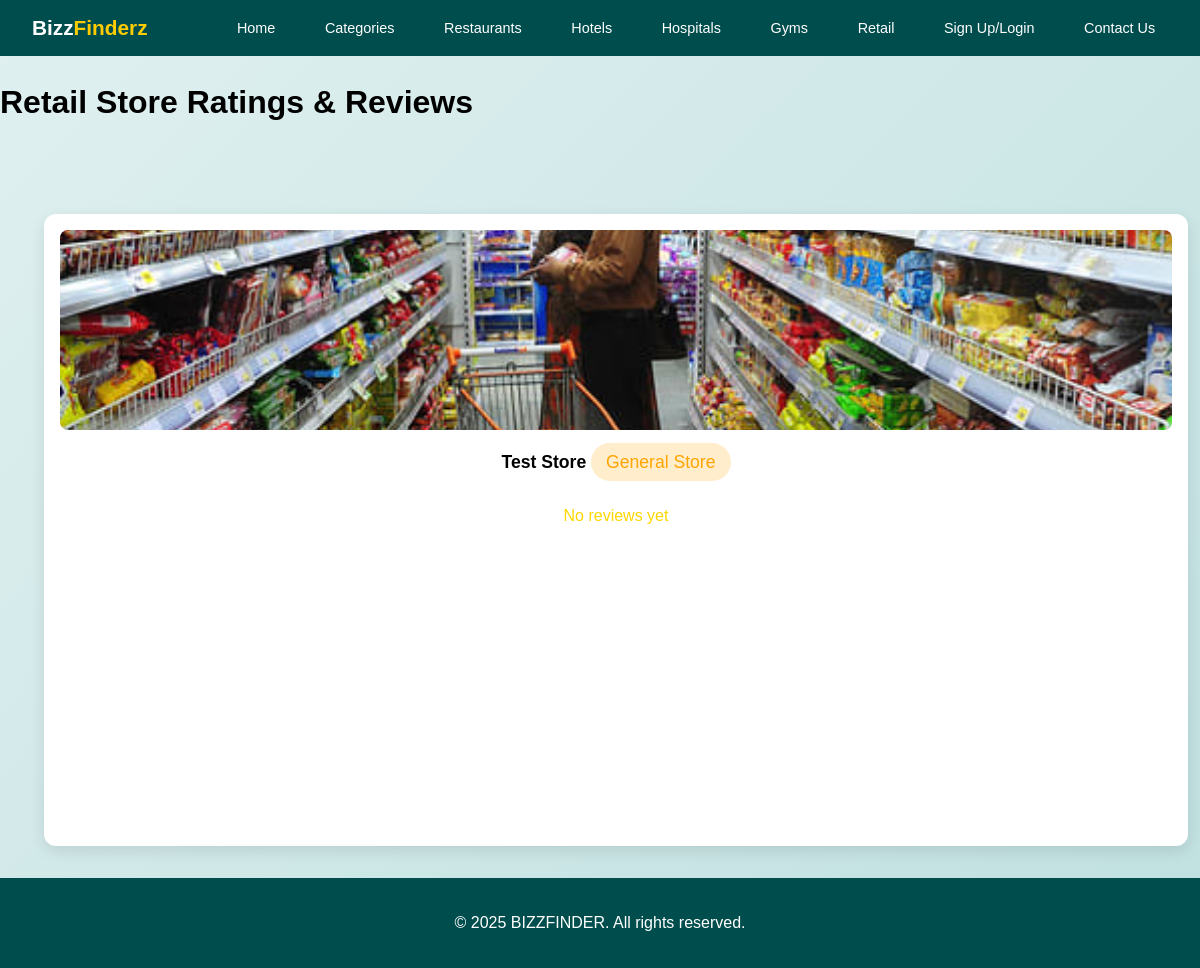
The app's page /retail/ with its own data.
### myapp/models.py (models this page shows, shortened)
class RetailStore(models.Model):
    name = models.CharField(max_length=100)
    image = models.ImageField(upload_to='retail_stores/', blank=True, null=True)
    rating = models.FloatField(
        default=0.0,
        validators=[MaxValueValidator(5.0)],
        null=True,
        blank=True
    )
    review = models.TextField(blank=True)
    store_type = models.CharField(max_length=50, help_text="e.g., General Store, Electronics, Fashion, etc.")
    operating_hours = models.CharField(max_length=100, help_text="e.g., '9:00 AM - 10:00 PM'")
    payment_methods = models.CharField(max_length=200, help_text="e.g., 'Cash, Card, UPI'")
    address = models.TextField()
    special_offers = models.TextField(blank=True, help_text="Any ongoing offers or discounts")
    created_at = models.DateTimeField(auto_now_add=True)
    updated_at = models.DateTimeField(auto_now=True)
    status = models.CharField(max_length=20, default='Active', choices=[
        ('active', 'Active'),
        ('inactive', 'Inactive')
    ])
    retailer = models.ForeignKey(Retailer, on_delete=models.CASCADE, related_name='retail_stores', null=True, blank=True)
    phone = models.CharField(max_length=15, blank=True, null=True, help_text="Contact number of the store")
    description = models.TextField(blank=True, help_text="Detailed description of the store")
    class Meta:
        verbose_name = "Retail Store"
        verbose_name_plural = "Retail Stores"
        ordering = ['-rating', '-created_at']

### myapp/views.py (the view, shortened to what this page needs)
# urls.py: path('retail/', views.newretail, name="retail"),
def newretail(request):
    try:
        stores = RetailStore.objects.all()
        print(f"Debug - All stores: {[{'name': store.name, 'rating': store.rating} for store in stores]}")
        return render(request, 'newretail.html', {'stores': stores})
    except Exception as e:
        print(f"Debug - Error in newretail view: {str(e)}")
        messages.error(request, 'Error loading retail stores. Please try again.')
        return render(request, 'newretail.html', {'stores': []})

### templates/newretail.html (shortened to what this page needs)
{% load static %}
<!DOCTYPE html>
<html lang="en">
<head>
  <link rel="stylesheet" href="{% static 'common.css' %}">
</head>
<body>
  <header>
    <div class="logo">
      <a href="{% url 'index' %}" style="text-decoration: none; color: var(--text-light);">
        Bizz<span class="highlight">Finderz</span>
      </a>
    </div>
    <nav>
      <ul class="nav">
        <li><a href="{% url 'index' %}" class="nav-link">Home</a></li>
        <li><a href="{% url 'categories' %}" class="nav-link">Categories</a></li>
        <li><a href="{% url 'restaurant' %}" class="nav-link">Restaurants</a></li>
        <li><a href="{% url 'hotel' %}" class="nav-link">Hotels</a></li>
        <li><a href="{% url 'hospital' %}" class="nav-link">Hospitals</a></li>
        <li><a href="{% url 'gym' %}" class="nav-link">Gyms</a></li>
        <li><a href="{% url 'retail' %}" class="nav-link">Retail</a></li>
        {% if user.is_authenticated %}
          <li class="profile-dropdown">
            <a href="#" class="profile-trigger">
              {% if user.profile_picture %}
                <img src="{{ user.profile_picture.url }}" alt="Profile Picture" class="nav-profile-pic">
              {% endif %}
              {{ user.username }}
            </a>
            <div class="dropdown-content">
              <a href="{% url 'profile' %}">Profile</a>
              <a href="{% url 'edit_profile' %}">Edit Profile</a>
              <hr class="divider">
              <a href="{% url 'logout' %}">Logout</a>
            </div>
          </li>
        {% else %}
          <li><a href="{% url 'signup' %}" class="nav-link">Sign Up/Login</a></li>
        {% endif %}
        <li><a href="{% url 'contactus' %}" class="nav-link">Contact Us</a></li>
      </ul>
    </nav>
  </header>
  <main>
    <div class="container mt-4">
      <h1>Retail Store Ratings & Reviews</h1>
      <div class="reviews-grid">
        {% for store in stores %}
        <div class="card">
          <div class="content">
            <div class="front">
              <div class="img">
                {% if store.image %}
                  <img src="{{ store.image.url }}" alt="{{ store.name }}" class="store-image">
                {% else %}
                  <img src="{% static 'pictures/retail store.jpg' %}" alt="{{ store.name }}" class="store-image">
                {% endif %}
              </div>
              <div class="front-content">
                <div class="title">
                  <p class="title"><strong>{{ store.name }}</strong></p>
                  <div class="store-badge">{{ store.store_type }}</div>
                </div>
                <div class="rating">
                  {% if store.rating %}
                    {% for i in "12345"|make_list %}
                      {% if forloop.counter <= store.rating %}
                        ★
                      {% else %}
                        ☆
                      {% endif %}
                    {% endfor %}
                    ({{ store.review_count }} reviews)
                  {% else %}
                    <span>No reviews yet</span>
                  {% endif %}
                </div>
              </div>
            </div>
            <div class="back">
              <div class="back-content">
                {% if user.is_authenticated %}
                  <div class="review-button-wrapper">
                    <a href="{% url 'add_review' business_type_param='retail' business_id=store.id %}" class="leave-review-button">Leave a Review</a>
                  </div>
                {% else %}
                  <p class="login-prompt">
                    <a href="{% url 'signup' %}" class="login-link">Log in</a> to leave a review.
                  </p>
                {% endif %}
                <h4>{{ store.name }}</h4>
                <div class="store-info">
                  <p>Hours: {{ store.operating_hours }}</p>
                  <p>Payment: {{ store.payment_methods }}</p>
                  <p>Address: {{ store.address }}</p>
                </div>
              </div>
            </div>
          </div>
        </div>
        {% empty %}
        <p class="no-stores">No retail stores available at the moment.</p>
        {% endfor %}
      </div>
    </div>
  </main>
  <footer class="footer mt-5 py-3 bg-light text-center">
    <p>&copy; 2025 BIZZFINDER. All rights reserved.</p>
  </footer>
</body>
</html>

### static/common.css (style rules this page uses)
:root { --primary-color: #004d4d; --secondary-color: #ffcc00; --text-light: #ffffff; --text-dark: #333333; --background-light: #e6f8f8; --background-dark: #004d4d; --gradient-start: #e0f0f0; --gradient-middle: #d0e8e8; --gradient-end: #c0e0e0; }
body { margin: 0; padding: 0; font-family: Arial, sans-serif; line-height: 1.6; background: linear-gradient(135deg, var(--gradient-start), var(--gradient-middle), var(--gradient-end)); min-height: 100vh; background-attachment: fixed; }
footer { background-color: var(--primary-color); color: white; text-align: center; padding: 1rem 0; position: relative; bottom: 0; width: 100%; }

### templates/newretail.html (style rules this page uses)
header { box-sizing: border-box; padding: 0.5rem 2rem; height: 56px; width: 100%; position: sticky; top: 0; z-index: 1000; display: flex; justify-content: space-between; align-items: center; background-color: var(--primary-color); }
body { overflow-x: hidden; }
.nav { display: flex; list-style: none; margin: 0; padding: 0; gap: 1.5rem; align-items: center; min-width: 400px; justify-content: flex-end; height: 100%; }
.nav-link { color: var(--text-light); text-decoration: none; padding: 0.3rem 0.8rem; border-radius: 4px; transition: all 0.3s ease; font-size: 0.9rem; }
.reviews-grid { display: grid; grid-template-columns: repeat(auto-fit, minmax(280px, 1fr)); gap: 32px; padding: 40px 20px; margin-top: 20px; }
.card { padding: 24px; border-radius: 12px; overflow: visible; min-height: 400px; min-width: 220px; height: auto; perspective: 1000px; }
.content { width: 100%; height: 600px; position: relative; transform-style: preserve-3d; transition: transform 0.6s; transform-origin: center center; }
.front, .back { backface-visibility: hidden; position: absolute; width: 100%; height: 100%; border-radius: 12px; display: flex; flex-direction: column; align-items: center; justify-content: flex-start; padding: 1rem; }
.front { background: #fff; z-index: 2; box-shadow: 0 5px 15px rgba(0,0,0,0.1); }
.back { background: #2c3e50; color: #ecf0f1; transform: rotateY(180deg); transform-origin: center center; box-shadow: 0 5px 15px rgba(0,0,0,0.1); }
.back-content { text-align: center; }
.img { max-height: 200px; position: relative; width: 100%; }
.store-image { width: 100%; height: 100%; object-fit: cover; border-radius: 8px; transition: transform 0.3s ease; }
.front-content { text-align: center; }
.title { display: flex; align-items: center; justify-content: center; gap: 0.3rem; font-size: 1.1rem; }
.rating { color: #ffd700; margin: 10px 0; }
.store-badge { background: rgba(255, 165, 0, 0.2); color: orange; padding: 5px 15px; border-radius: 20px; margin: 10px 0; display: inline-block; }
.login-prompt { color: #bdc3c7; margin-top: 15px; }
.login-link { color: #e74c3c; text-decoration: none; font-weight: bold; transition: color 0.3s ease; }

### records on screen
RetailStore: name "Test Store", store_type "General Store", rating "No reviews yet"
